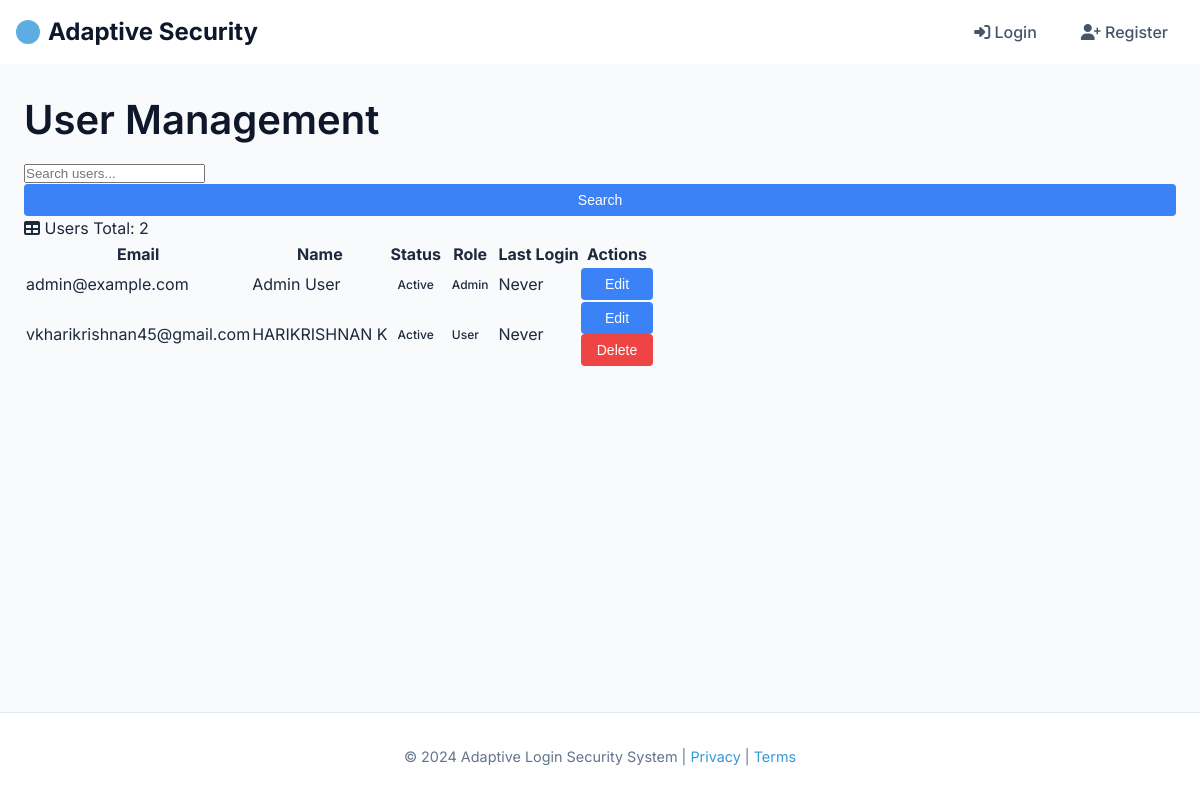
Page /admin/users (signed in) on the committed database.
### app/models/user.py (models this page shows, shortened)
class User(Base):
    __tablename__ = "users"
    id = Column(Integer, primary_key=True, index=True)
    email = Column(String, unique=True, index=True, nullable=False)
    username = Column(String, unique=True, index=True, nullable=False)
    hashed_password = Column(String, nullable=False)
    is_active = Column(Boolean, default=True)
    is_superuser = Column(Boolean, default=False)
    failed_login_attempts = Column(Integer, default=0)
    last_failed_login = Column(DateTime, nullable=True)
    account_locked_until = Column(DateTime, nullable=True)
    mfa_enabled = Column(Boolean, default=False)
    mfa_secret = Column(String, nullable=True)
    password_last_changed = Column(DateTime, default=datetime.utcnow)
    last_login = Column(DateTime, nullable=True)
    risk_score = Column(Integer, default=0)
    first_name = Column(String, nullable=True)
    last_name = Column(String, nullable=True)
    created_at = Column(DateTime, default=datetime.utcnow)
    updated_at = Column(DateTime, default=datetime.utcnow, onupdate=datetime.utcnow)
    role_id = Column(Integer, ForeignKey("roles.id"))
    role = relationship("Role", back_populates="users")
    sessions = relationship("Session", back_populates="user", cascade="all, delete-orphan")
    login_history = relationship("LoginHistory", back_populates="user", cascade="all, delete-orphan")
    devices = relationship("Device", back_populates="user", cascade="all, delete-orphan")
    login_attempts = relationship("LoginAttempt", back_populates="user", foreign_keys="[LoginAttempt.user_id]", cascade="all, delete-orphan")
    security_events = relationship("SecurityEvent", back_populates="user", foreign_keys="[SecurityEvent.user_id]", cascade="all, delete-orphan")
    suspicious_activities = relationship("SuspiciousActivity", back_populates="user", cascade="all, delete-orphan")
    login_locations = relationship("LoginLocation", back_populates="user", cascade="all, delete-orphan")
    acknowledged_events = relationship("SecurityEvent",
                                      foreign_keys="[SecurityEvent.acknowledged_by]",
                                      back_populates="acknowledged_by_user")
    risk_assessment_reviews = relationship("RiskAssessmentLog",
                                          foreign_keys="[RiskAssessmentLog.reviewed_by]",
                                          back_populates="reviewer")
    ip_blocks = relationship("BlockedIP",
                            foreign_keys="[BlockedIP.blocked_by]",
                            back_populates="admin")

### app/routers/admin.py (the view)
@router.get("/users", response_class=HTMLResponse)
async def admin_users(
    request: Request,
    page: int = Query(1, ge=1),
    search: str = Query(None),
    db: Session = Depends(get_db),
    admin_user: User = Depends(get_admin_user)
):
    items_per_page = 10
    query = db.query(User)
    if search:
        search_term = f"%{search}%"
        query = query.filter(
            (User.email.ilike(search_term)) |
            (User.first_name.ilike(search_term)) |
            (User.last_name.ilike(search_term))
        )
    total_items = query.count()
    total_pages = (total_items + items_per_page - 1) // items_per_page
    current_page = min(max(1, page), max(1, total_pages))
    offset = (current_page - 1) * items_per_page
    users = query.order_by(User.id).offset(offset).limit(items_per_page).all() # Added order_by
    return templates.TemplateResponse(
        "admin/users.html",
        {
            "request": request,
            "users": users,
            "current_page": current_page,
            "total_pages": total_pages,
            "total_items": total_items,
            "search": search,
            "admin_user": admin_user
        }
    )

### app/templates/admin/users.html (shortened to what this page needs)
{% extends "../base.html" %}
{% block extra_css %}
<link rel="stylesheet" href="{{ url_for('static', path='css/admin.css') }}">
{% endblock %}
{% block content %}
<div class="container-fluid px-4">
    <h1 class="mt-4">User Management</h1>
    <div class="card mb-4">
        <div class="card-body">
            <form method="GET" action="/admin/users" class="row g-3 align-items-center">
                <div class="col-auto">
                    <input type="text" class="form-control" name="search" value="{{ search or '' }}" placeholder="Search users...">
                </div>
                <div class="col-auto">
                    <button type="submit" class="btn btn-primary">Search</button>
                </div>
            </form>
        </div>
    </div>
    <div class="card mb-4">
        <div class="card-header">
            <i class="fas fa-table me-1"></i>
            Users
            <span class="float-end">Total: {{ total_items }}</span>
        </div>
        <div class="card-body">
            <div class="table-responsive">
                <table class="table table-striped">
                    <thead>
                        <tr>
                            <th>Email</th>
                            <th>Name</th>
                            <th>Status</th>
                            <th>Role</th>
                            <th>Last Login</th>
                            <th>Actions</th>
                        </tr>
                    </thead>
                    <tbody>
                        {% for user in users %}
                        <tr>
                            <td>{{ user.email }}</td>
                            <td>{{ user.first_name }} {{ user.last_name }}</td>
                            <td>
                                {% if user.is_active %}
                                <span class="badge bg-success">Active</span>
                                {% else %}
                                <span class="badge bg-danger">Inactive</span>
                                {% endif %}
                            </td>
                            <td>
                                {% if user.is_superuser %}
                                <span class="badge bg-primary">Admin</span>
                                {% else %}
                                <span class="badge bg-secondary">User</span>
                                {% endif %}
                            </td>
                            <td>{{ user.last_login_at or 'Never' }}</td>
                            <td>
                                <button class="btn btn-sm btn-primary" onclick="editUser('{{ user.id }}')">Edit</button>
                                {% if user.id != admin_user.id %}
                                <button class="btn btn-sm btn-danger" onclick="deleteUser('{{ user.id }}')">Delete</button>
                                {% endif %}
                            </td>
                        </tr>
                        {% endfor %}
                    </tbody>
                </table>
            </div>
        </div>
    </div>
</div>
{% endblock %}

### app/templates/base.html (shortened to what this page needs)
<!DOCTYPE html>
<html lang="en">
<head>
    <link rel="stylesheet" href="https://cdnjs.cloudflare.com/ajax/libs/font-awesome/6.4.0/css/all.min.css">
    <link rel="stylesheet" href="{{ url_for('static', path='css/styles.css') }}">
    {% block extra_css %}{% endblock %}
</head>
<body class="{{ body_class }}">
    <header>
        <nav>
            <div class="nav-brand">
                <a href="/">Adaptive Security</a>
            </div>
            <div class="nav-links">
                {% if user and user.is_authenticated %}
                    <a href="/profile"><i class="fas fa-user-circle"></i> Profile</a>
                    <a href="/security"><i class="fas fa-shield-alt"></i> Security</a>
                    {% if user.is_superuser %}
                        <a href="/admin"><i class="fas fa-cog"></i> Admin</a>
                    {% endif %}
                    <a href="/auth/logout"><i class="fas fa-sign-out-alt"></i> Logout</a>
                {% else %}
                    <a href="/auth/login"><i class="fas fa-sign-in-alt"></i> Login</a>
                    <a href="/auth/register"><i class="fas fa-user-plus"></i> Register</a>
                {% endif %}
            </div>
        </nav>
    </header>
    <main>
        {% block content %}{% endblock %}
    </main>
    <footer>
        <p>&copy; 2024 Adaptive Login Security System | <a href="/privacy">Privacy</a> | <a href="/terms">Terms</a></p>
    </footer>
</body>
</html>

### app/static/css/styles.css (style rules this page uses)
* { margin: 0; padding: 0; box-sizing: border-box; }
:root { --primary: #4f46e5; --primary-dark: #4338ca; --primary-light: #a5b4fc; --secondary: #0ea5e9; --success: #10b981; --danger: #ef4444; --warning: #f59e0b; --dark: #1e293b; --gray-50: #f8fafc; --gray-100: #f1f5f9; --gray-200: #e2e8f0; --gray-300: #cbd5e1; --gray-400: #94a3b8; --gray-500: #64748b; --gray-600: #475569; --gray-700: #334155; --gray-800: #1e293b; --gray-900: #0f172a; --shadow-sm: 0 1px 2px 0 rgba(0, 0, 0, 0.05); --shadow: 0 1px 3px 0 rgba(0, 0, 0, 0.1), 0 1px 2px 0 rgba(0, 0, 0, 0.06); --shadow-md: 0 4px 6px -1px rgba(0, 0, 0, 0.1), 0 2px 4px -1px rgba(0, 0, 0, 0.06); --shadow-lg: 0 10px 15px -3px rgba(0, 0, 0, 0.1), 0 4px 6px -2px rgba(0, 0, 0, 0.05); --shadow-xl: 0 20px 25px -5px rgba(0, 0, 0, 0.1), 0 10px 10px -5px rgba(0, 0, 0, 0.04); --transition: all 0.2s ease-in-out; --border-radius-sm: 0.25rem; --border-radius: 0.375rem; --border-radius-md: 0.5rem; --border-radius-lg: 0.75rem; --border-radius-xl: 1rem; }
html { scroll-behavior: smooth; }
body { font-family: 'Inter', system-ui, -apple-system, BlinkMacSystemFont, 'Segoe UI', Roboto, Oxygen, Ubuntu, Cantarell, 'Open Sans', 'Helvetica Neue', sans-serif; line-height: 1.5; color: var(--gray-800); background-color: var(--gray-50); min-height: 100vh; display: flex; flex-direction: column; position: relative; overflow-x: hidden; }
h1, h2, h3, h4, h5, h6 { font-weight: 600; line-height: 1.2; color: var(--gray-900); margin-bottom: 1rem; }
h1 { font-size: 2.5rem; }
p { margin-bottom: 1rem; line-height: 1.6; }
a { color: var(--primary); text-decoration: none; transition: var(--transition); }
header { background-color: #fff; box-shadow: var(--shadow); position: sticky; top: 0; z-index: 100; padding: 0.75rem 1rem; }
nav { display: flex; justify-content: space-between; align-items: center; max-width: 1280px; margin: 0 auto; }
.nav-brand a { color: var(--gray-900); font-size: 1.5rem; font-weight: 700; display: flex; align-items: center; gap: 0.5rem; }
.nav-brand a:before { content: ''; display: inline-block; width: 1.5rem; height: 1.5rem; background-color: var(--primary); border-radius: 50%; opacity: 0.8; }
.nav-links { display: flex; align-items: center; }
.nav-links a { color: var(--gray-600); font-weight: 500; padding: 0.5rem 1rem; border-radius: var(--border-radius); margin-left: 0.75rem; transition: var(--transition); }
main { max-width: 1280px; margin: 2rem auto; padding: 0 1.5rem; width: 100%; flex: 1; }
.btn-primary { display: block; width: 100%; padding: 0.75rem; background-color: var(--primary); color: white; border: none; border-radius: var(--border-radius); font-size: 1rem; font-weight: 500; cursor: pointer; transition: var(--transition); }
footer { background-color: white; padding: 2rem 1rem; text-align: center; margin-top: auto; border-top: 1px solid var(--gray-200); }
footer p { color: var(--gray-500); margin: 0; font-size: 0.9rem; }

### app/static/css/admin.css (style rules this page uses)
:root { --primary: #3498db; --secondary: #2c3e50; --success: #2ecc71; --warning: #f1c40f; --danger: #e74c3c; --light: #ecf0f1; --dark: #34495e; --text: #2c3e50; --background: #f8f9fa; --card-bg: #ffffff; --border: #dfe6e9; --shadow: rgba(0, 0, 0, 0.1); }
.btn-primary { background-color: var(--primary); color: white; border: none; border-radius: 4px; padding: 0.75rem 1.5rem; font-size: 1rem; cursor: pointer; transition: background-color 0.2s; }

### app/templates/admin/users.html (style rules this page uses)
.badge { display: inline-flex; align-items: center; padding: 4px 8px; border-radius: 9999px; font-size: 12px; font-weight: 500; }
.btn-danger { padding: 8px 16px; background-color: #ef4444; border: none; border-radius: 4px; font-size: 14px; color: white; cursor: pointer; }
.btn-primary { padding: 8px 16px; background-color: #3b82f6; border: none; border-radius: 4px; font-size: 14px; color: white; cursor: pointer; }

### rows in the picture
User: email "admin@example.com", first_name "Admin", last_name "User", is_active "Active", is_superuser "Admin", last_login_at "Never"
User: email "vkharikrishnan45@gmail.com", first_name "HARIKRISHNAN", last_name "K", is_active "Active", is_superuser "User", last_login_at "Never"

### other values in the picture
{{ total_items }} "2"
